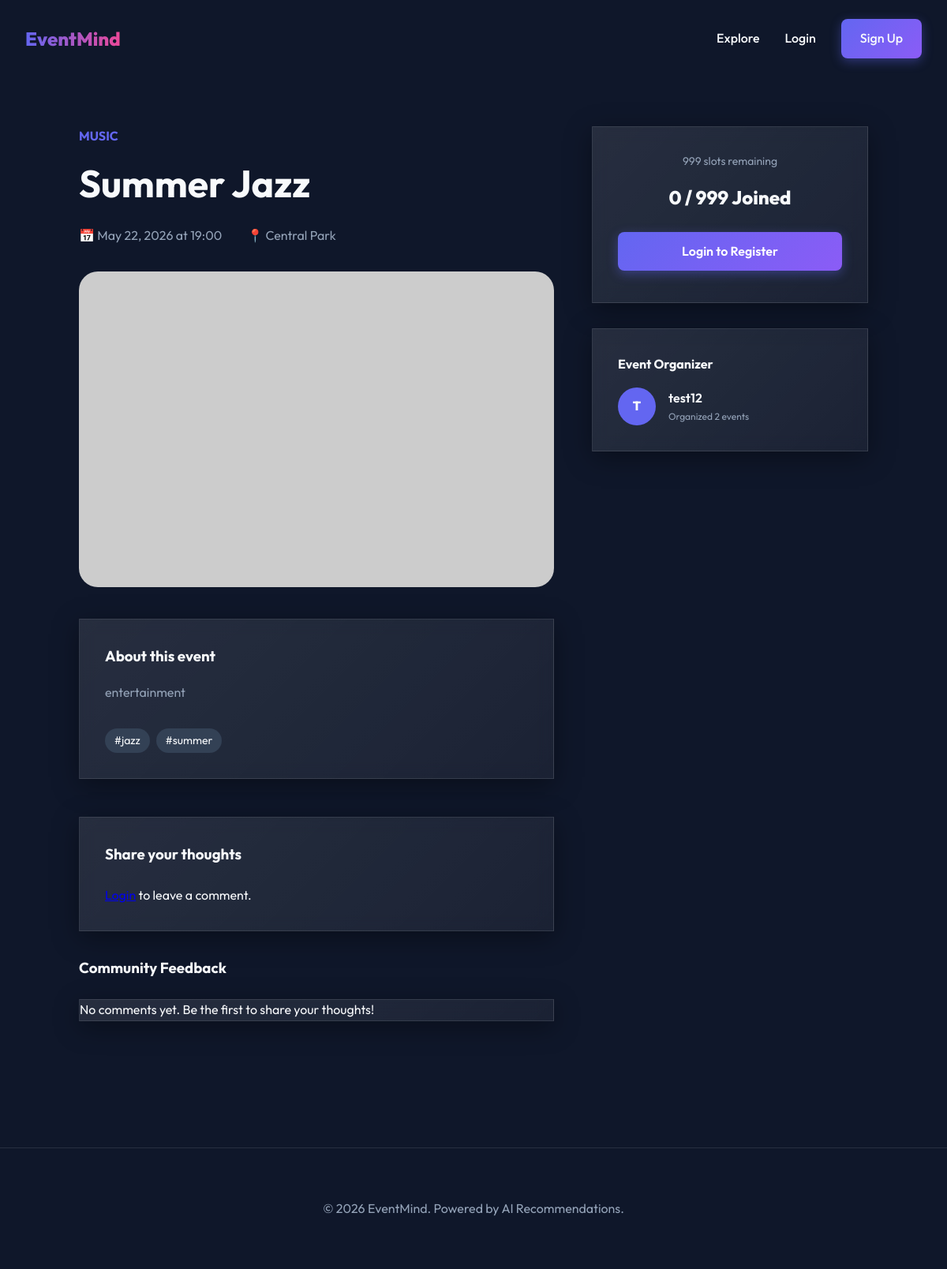
Page /events/30 on the committed database.
### app/models/event.py (models this page shows, shortened)
class Event(Base, TimestampMixin):
    __tablename__ = "events"
    id: Mapped[int] = mapped_column(primary_key=True, index=True)
    title: Mapped[str] = mapped_column(String(200), nullable=False, index=True)
    description: Mapped[str] = mapped_column(Text, nullable=False)
    location: Mapped[str] = mapped_column(String(300), nullable=False)
    event_date: Mapped[datetime] = mapped_column(DateTime(timezone=True), nullable=False, index=True)
    capacity: Mapped[int] = mapped_column(Integer, default=100, nullable=False)
    category: Mapped[str] = mapped_column(String(100), nullable=False, index=True)
    tags: Mapped[list] = mapped_column(JSON, default=list, nullable=False)
    image_url: Mapped[str | None] = mapped_column(String(500), nullable=True)
    source_url: Mapped[str | None] = mapped_column(String(500), nullable=True)
    is_active: Mapped[bool] = mapped_column(Boolean, default=True, nullable=False)
    owner_id: Mapped[int] = mapped_column(ForeignKey("users.id"), nullable=False)
    owner: Mapped["User"] = relationship("User", back_populates="events")
    registrations: Mapped[list["Registration"]] = relationship(
        "Registration", back_populates="event", lazy="selectin"
    )
    comments: Mapped[list["Comment"]] = relationship(
        "Comment", back_populates="event", lazy="selectin", cascade="all, delete-orphan"
    )
    favorited_by: Mapped[list["User"]] = relationship(
        "User", secondary="user_favorite_events", back_populates="favorites", lazy="selectin"
    )

### app/models/registration.py (models this page shows, shortened)
class Registration(Base):
    __tablename__ = "registrations"
    __table_args__ = (
        UniqueConstraint("user_id", "event_id", name="uq_user_event"),
    )
    id: Mapped[int] = mapped_column(primary_key=True, index=True)
    user_id: Mapped[int] = mapped_column(ForeignKey("users.id"), nullable=False, index=True)
    event_id: Mapped[int] = mapped_column(ForeignKey("events.id"), nullable=False, index=True)
    status: Mapped[RegistrationStatus] = mapped_column(
        Enum(RegistrationStatus),
        default=RegistrationStatus.CONFIRMED,
        nullable=False,
    )
    registered_at: Mapped[datetime] = mapped_column(
        DateTime(timezone=True),
        default=lambda: datetime.now(timezone.utc),
        nullable=False,
    )
    user: Mapped["User"] = relationship("User", back_populates="registrations")
    event: Mapped["Event"] = relationship("Event", back_populates="registrations")

### app/models/user.py (models this page shows, shortened)
class User(Base, TimestampMixin):
    __tablename__ = "users"
    id: Mapped[int] = mapped_column(primary_key=True, index=True)
    email: Mapped[str] = mapped_column(String(255), unique=True, index=True, nullable=False)
    username: Mapped[str] = mapped_column(String(50), unique=True, index=True, nullable=False)
    hashed_password: Mapped[str] = mapped_column(String(255), nullable=False)
    full_name: Mapped[str] = mapped_column(String(150), nullable=False)
    bio: Mapped[str | None] = mapped_column(Text, nullable=True)
    avatar_url: Mapped[str | None] = mapped_column(String(500), nullable=True)
    interests: Mapped[list] = mapped_column(JSON, default=list, nullable=False)
    role: Mapped[UserRole] = mapped_column(
        Enum(UserRole), default=UserRole.USER, nullable=False
    )
    is_active: Mapped[bool] = mapped_column(Boolean, default=True, nullable=False)
    events: Mapped[list["Event"]] = relationship(
        "Event", back_populates="owner", lazy="selectin"
    )
    registrations: Mapped[list["Registration"]] = relationship(
        "Registration", back_populates="user", lazy="selectin"
    )
    comments: Mapped[list["Comment"]] = relationship(
        "Comment", back_populates="user", lazy="selectin"
    )
    favorites: Mapped[list["Event"]] = relationship(
        "Event", secondary="user_favorite_events", back_populates="favorited_by", lazy="selectin"
    )

### app/web/event_views.py (the view)
@router.get("/{event_id}", response_class=HTMLResponse)
async def event_detail(
    request: Request,
    event_id: int,
    session: AsyncSession = Depends(get_db),
):
    current_user = await get_current_user_from_cookie(
        access_token=request.cookies.get("access_token"), session=session
    )
    service = EventService(session)
    try:
        event = await service.get_event(event_id)
    except AppError as e:
        return templates.TemplateResponse(
            request=request, name="404.html", context={"current_user": current_user}, status_code=404
        )
    comment_service = CommentService(session)
    comments = await comment_service.get_event_comments(event_id)
    if current_user:
        fav_service = FavoriteService(session)
        is_fav = await fav_service.is_favorited(current_user.id, event_id)
        setattr(event, "is_favorited", is_fav)
        reg_service = RegistrationService(session)
        is_reg = await reg_service.is_registered(current_user.id, event_id)
        setattr(event, "is_registered", is_reg)
    return templates.TemplateResponse(
        request=request,
        name="events/detail.html",
        context={"current_user": current_user, "event": event, "comments": comments},
    )

### templates/events/detail.html (shortened to what this page needs)
{% extends "base.html" %}
{% block content %}
<section style="padding: 10rem 2rem 5rem;">
    <div style="max-width: 1000px; margin: 0 auto; display: grid; grid-template-columns: 1fr 350px; gap: 3rem;">
        <div>
            <span class="event-category" style="font-size: 1rem;">{{ event.category }}</span>
            <h1 style="font-size: 3rem; margin: 0.5rem 0 1rem;">{{ event.title }}</h1>
            <div style="display: flex; gap: 2rem; margin-bottom: 2rem; color: var(--text-muted);">
                <span>📅 {{ event.event_date.strftime('%B %d, %Y at %H:%M') }}</span>
                <span>📍 {{ event.location }}</span>
            </div>
            <img src="{{ event.image_url or 'https://via.placeholder.com/800x400' }}" alt="{{ event.title }}"
                 style="width: 100%; height: 400px; object-fit: cover; border-radius: 1.5rem; margin-bottom: 2rem;">
            <div class="glass-card" style="padding: 2rem;">
                <h3 style="margin-bottom: 1rem;">About this event</h3>
                <p style="white-space: pre-wrap; color: var(--text-muted); line-height: 1.8;">{{ event.description }}</p>
                <div style="margin-top: 2rem; display: flex; flex-wrap: wrap; gap: 0.5rem;">
                    {% for tag in event.tags %}
                        <span style="background: var(--surface-light); padding: 0.25rem 0.75rem; border-radius: 2rem; font-size: 0.875rem;">#{{ tag }}</span>
                    {% endfor %}
                </div>
            </div>
            <div id="comments-section" class="mt-12">
                <div class="glass-card" style="padding: 2rem; margin-top: 2rem;">
                    <h3 style="margin-bottom: 1.5rem;">Share your thoughts</h3>
                    {% if current_user %}
                    <form hx-post="/events/{{ event.id }}/comments" hx-target="#comments-container" hx-swap="outerHTML" class="space-y-4">
                        <div class="flex items-center space-x-4 mb-4">
                            <span class="text-white/70">Rating:</span>
                            <div class="rating flex space-x-1">
                                {% for i in range(5, 0, -1) %}
                                <input type="radio" id="star{{ i }}" name="rating" value="{{ i }}" class="hidden peer" {{ 'checked' if i == 5 }}>
                                <label for="star{{ i }}" class="cursor-pointer text-white/20 peer-checked:text-yellow-400 hover:text-yellow-400 transition-colors text-2xl">★</label>
                                {% endfor %}
                            </div>
                        </div>
                        <textarea name="content" placeholder="What do you think about this event?"
                                  class="w-100 p-4 rounded-xl bg-white/5 border border-white/10 text-white focus:outline-none focus:border-indigo-500 transition-all"
                                  rows="4" required></textarea>
                        <button type="submit" class="btn btn-primary">Post Comment</button>
                    </form>
                    {% else %}
                    <p class="text-white/50 italic"><a href="/auth/login" class="text-indigo-400 hover:underline">Login</a> to leave a comment.</p>
                    {% endif %}
                </div>
                <div id="comments-container">
                    {% include "partials/comment_list.html" %}
                </div>
            </div>
        </div>
        <div style="position: sticky; top: 8rem; height: fit-content;">
            <div class="glass-card" style="padding: 2rem; text-align: center;">
                <div style="font-size: 0.875rem; color: var(--text-muted); margin-bottom: 1rem;">
                    {{ event.capacity - event.registered_count }} slots remaining
                </div>
                <div style="font-size: 1.5rem; font-weight: 800; margin-bottom: 1.5rem;">
                    {{ event.registered_count }} / {{ event.capacity }} Joined
                </div>
                {% if current_user %}
                    {% set is_registered = event.is_registered %}
                    {% if is_registered %}
                        <div style="background: rgba(16, 185, 129, 0.1); color: var(--success); padding: 1rem; border-radius: 0.5rem; margin-bottom: 1rem;">
                            <i class="fas fa-check-circle"></i> You're registered!
                        </div>
                        <button hx-delete="/api/v1/registrations/{{ event.id }}"
                                hx-confirm="Are you sure you want to cancel your registration?"
                                hx-target="body"
                                class="btn btn-outline" style="width: 100%;">Cancel Registration</button>
                    {% elif event.is_full %}
                        <button class="btn btn-outline" style="width: 100%; cursor: not-allowed;" disabled>Event Full</button>
                    {% else %}
                        <button hx-post="/api/v1/registrations/{{ event.id }}"
                                hx-target="body"
                                class="btn btn-primary" style="width: 100%;">Register Now</button>
                    {% endif %}
                    {% if event.source_url %}
                        <a href="{{ event.source_url }}" target="_blank" class="btn btn-outline"
                           style="width: 100%; margin-top: 1rem; border-color: var(--secondary); color: var(--secondary);">
                           <i class="fas fa-external-link-alt"></i> View on Original Source
                        </a>
                    {% endif %}
                {% else %}
                    <a href="/auth/login" class="btn btn-primary" style="width: 100%;">Login to Register</a>
                {% endif %}
            </div>
            <div class="glass-card" style="padding: 2rem; margin-top: 2rem;">
                <h4 style="margin-bottom: 1rem;">Event Organizer</h4>
                {% if event.owner %}
                <div style="display: flex; align-items: center; gap: 1rem;">
                    <div style="width: 48px; height: 48px; background: var(--primary); border-radius: 50%; display: flex; align-items: center; justify-content: center; font-weight: 800;">
                        {{ event.owner.username[0].upper() if event.owner.username else '?' }}
                    </div>
                    <div>
                        <div style="font-weight: 600;">{{ event.owner.full_name or 'Organizer' }}</div>
                        <div style="font-size: 0.75rem; color: var(--text-muted);">Organized {{ event.owner.events|length if event.owner.events else 0 }} events</div>
                    </div>
                </div>
                {% else %}
                <p style="color: var(--text-muted);">Organizer info unavailable.</p>
                {% endif %}
            </div>
        </div>
    </div>
</section>
{% endblock %}

### static/css/main.css (style rules this page uses)
:root { --primary: #6366f1; --primary-dark: #4f46e5; --secondary: #ec4899; --accent: #8b5cf6; --background: #0f172a; --surface: #1e293b; --surface-light: #334155; --text: #f8fafc; --text-muted: #94a3b8; --error: #ef4444; --success: #10b981; --glass: rgba(255, 255, 255, 0.05); --glass-border: rgba(255, 255, 255, 0.1); }
* { margin: 0; padding: 0; box-sizing: border-box; font-family: 'Outfit', sans-serif; }
body { background-color: var(--background); color: var(--text); line-height: 1.6; overflow-x: hidden; }
.glass-card { background: linear-gradient(135deg, rgba(255,255,255,0.1), rgba(255,255,255,0.05)); backdrop-filter: blur(10px); border: 1px solid rgba(255,255,255,0.1); box-shadow: 0 8px 32px 0 rgba(0, 0, 0, 0.37); }
.btn { padding: 0.75rem 1.5rem; border-radius: 0.5rem; font-weight: 600; cursor: pointer; transition: all 0.3s cubic-bezier(0.4, 0, 0.2, 1); text-decoration: none; display: inline-block; border: none; }
.btn-primary { background: linear-gradient(135deg, var(--primary), var(--accent)); color: white; box-shadow: 0 4px 14px 0 rgba(99, 102, 241, 0.39); }
.event-category { font-size: 0.75rem; text-transform: uppercase; font-weight: 700; color: var(--primary); margin-bottom: 0.5rem; }
.mt-12 { margin-top: 3rem; }
.glass-card { transition: transform 0.3s cubic-bezier(0.34, 1.56, 0.64, 1), box-shadow 0.3s ease; }
.btn-primary { position: relative; overflow: hidden; }
.btn-primary::after { content: ''; position: absolute; top: -50%; left: -50%; width: 200%; height: 200%; background: radial-gradient(circle, rgba(255,255,255,0.2) 0%, transparent 70%); opacity: 0; transition: opacity 0.3s; }

### rows in the picture
Event: category "MUSIC", title "Summer Jazz", event_date "May 22, 2026 at 19:00", location "Central Park", description "entertainment", event.capacity-event.registered_count "999", capacity "999"
Registration: registered_count "0"
User: owner "T", owner "test12"

### other values in the picture
{{ tag }} "jazz" "summer"
{{ event.owner.events|length if event.owner.events else 0 }} "2"
